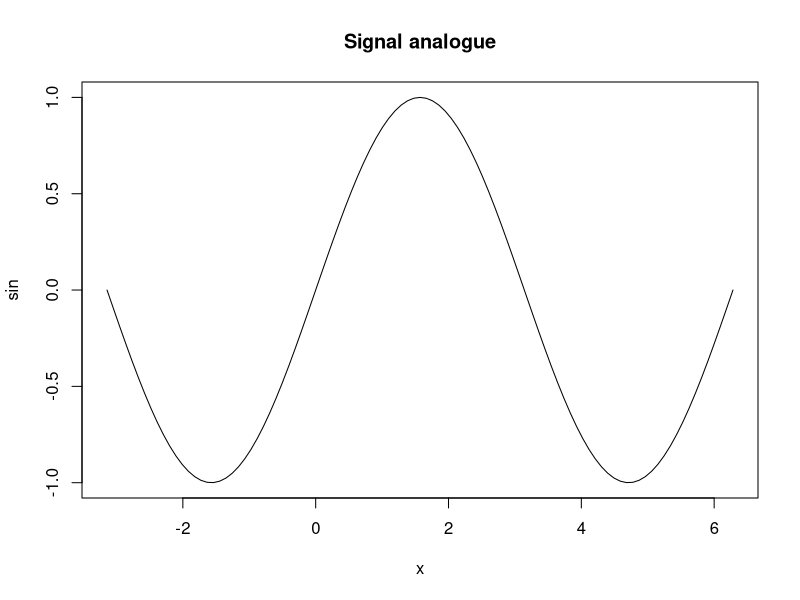
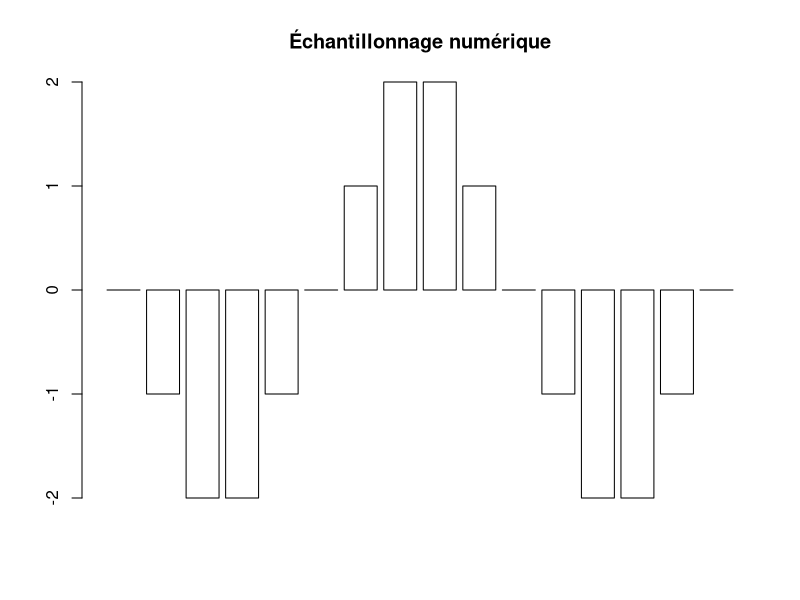

These figures' R source, in order:
## ---- chunk 1
plot(sin, -pi, 2*pi  ,main = "Signal analogue")
## ---- chunk 2


# Frequency table
my_table <- c(0,-1,-2,-2, -1, 0, 1, 2, 2, 1, 0, -1, -2, -2, -1, 0)
barplot(my_table, main = "Échantillonnage numérique",
        col = 0)


